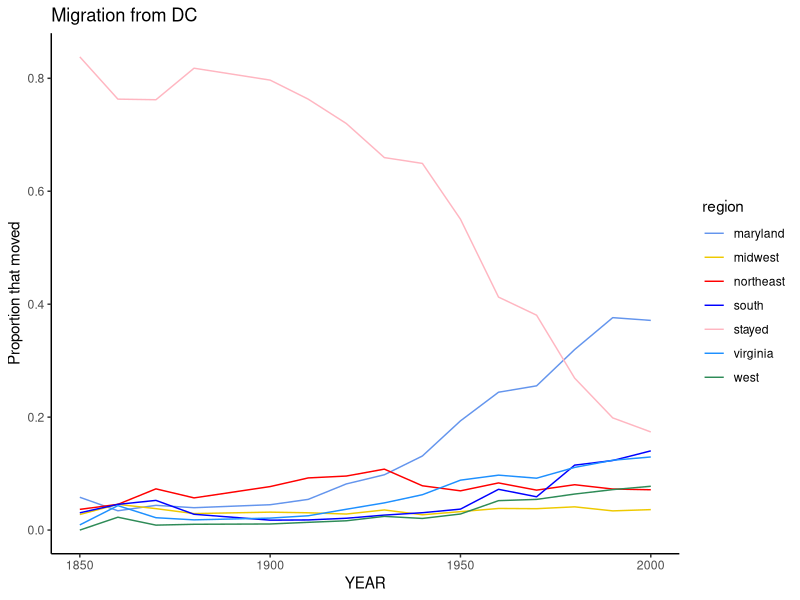
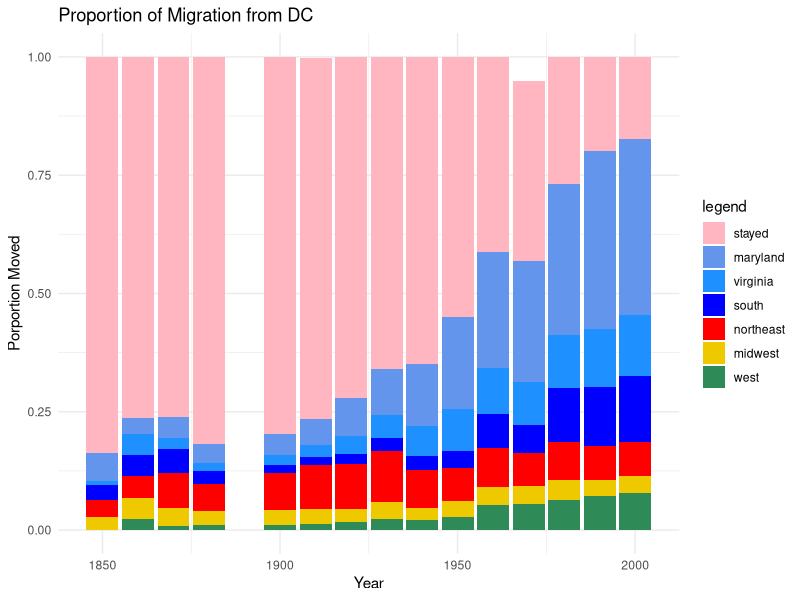
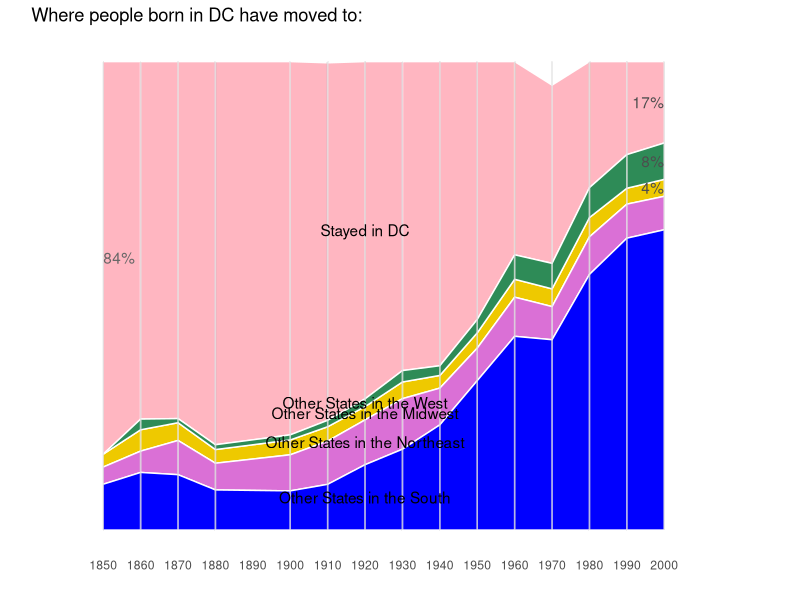

The R source for these figures, in order:
## ---- chunk 1
knitr::opts_chunk$set(echo = TRUE)
library(tidyverse)
library(forcats)
## ---- chunk 2
stateMigration <- read.csv("data/stateMigrationDC.csv")
stateMigration <- select(stateMigration, -starts_with("num"))
stateMigration <- select(stateMigration, YEAR, stayed=prop_stayed, west=prop_west, south=prop_south, midwest=prop_midwest, northeast=prop_northeast, maryland = prop_MD, virginia = prop_va)
stateMigration.gather <- gather(stateMigration,-YEAR, key=region, value=propMoved)
original_form_stateMigration <- spread(stateMigration.gather, key=region, value=propMoved)
stateMigration <- stateMigration.gather
decade <- subset(stateMigration, YEAR %in% seq(1850,2000,by=10))
# decade$midHeight <- (decade$lowHeight + decade$highHeight)/2
decade <- gather(decade, key=heightType, value=height, -c(YEAR,region,propMoved))
decade$labelx <- decade$YEAR
decade[decade$YEAR <= 1920,"labelx"] <- 1915
decade[decade$YEAR >= 2000,"labelx"] <- 2000
decade$labelEnd <- NA
decade[decade$region == "south","labelEnd"] <- "% of people \n born in DC lived in other states in the South"
decade[decade$region == "northeast","labelEnd"] <- "% of people \n born in DC lived in the Northeast"
decade[decade$region == "midwest","labelEnd"] <- "% of people \n born in DC lived in the Midwest"
decade[decade$region == "west","labelEnd"] <- "% of people born in DC \n lived in the West"
decade[decade$region == "stayed","labelEnd"] <- "% of people \n born in DC lived in DC"
decade[decade$region == "maryland","labelEnd"] <- "% of people \n born in DC lived in Maryland"
decade[decade$region == "virginia","labelEnd"] <- "% of people \n born in DC lived in Virginia"


DCMigration <- read.csv("data/DCMigration.csv")
DCMigration <- select(DCMigration, -starts_with("num"))
DCMigration <- select(DCMigration, YEAR, stayed=prop_stayed, west=prop_west, south=prop_south, midwest=prop_midwest, northeast=prop_northeast)
DCMigration.gather <- gather(DCMigration,-YEAR, key=region, value=propMoved)
original_form_DCMigration <- spread(DCMigration.gather, key=region, value=propMoved)
eps <- .Machine$double.eps
DCMigration.gather$lowHeight <- NA
DCMigration.gather$highHeight <- NA
DCMigration.gather[DCMigration.gather$region=="south","lowHeight"] <- 0
DCMigration.gather[DCMigration.gather$region=="south","highHeight"] <- DCMigration$south - eps
DCMigration.gather[DCMigration.gather$region=="northeast","lowHeight"] <- DCMigration$south + eps
DCMigration.gather[DCMigration.gather$region=="northeast","highHeight"] <- DCMigration$south + DCMigration$northeast - eps
DCMigration.gather[DCMigration.gather$region=="midwest","lowHeight"] <- DCMigration$south + DCMigration$northeast + eps
DCMigration.gather[DCMigration.gather$region=="midwest","highHeight"] <- DCMigration$south + DCMigration$northeast + DCMigration$midwest - eps
DCMigration.gather[DCMigration.gather$region=="west","lowHeight"] <- DCMigration$south + DCMigration$northeast + DCMigration$midwest + eps
DCMigration.gather[DCMigration.gather$region=="west","highHeight"] <- DCMigration$south + DCMigration$northeast + DCMigration$midwest + DCMigration$west - eps
DCMigration.gather[DCMigration.gather$region=="stayed","lowHeight"] <- DCMigration$south + DCMigration$northeast + DCMigration$midwest + DCMigration$west + eps
DCMigration.gather[DCMigration.gather$region=="stayed","highHeight"] <- DCMigration$south + DCMigration$northeast + DCMigration$midwest + DCMigration$west + DCMigration$stayed - eps
DCMigration <- DCMigration.gather
decade <- subset(DCMigration, YEAR %in% seq(1850,2000,by=10))
decade$midHeight <- (decade$lowHeight + decade$highHeight)/2
decade <- gather(decade, key=heightType, value=height, -c(YEAR,region,propMoved))
decade$labelx <- decade$YEAR
decade$labelEnd <- NA
decade[decade$region == "south","labelEnd"] <- "% of people \n born in DC lived in other states in the South"
decade[decade$region == "northeast","labelEnd"] <- "% of people \n born in DC lived in the Northeast"
decade[decade$region == "midwest","labelEnd"] <- "% of people \n born in DC lived in the Midwest"
decade[decade$region == "west","labelEnd"] <- "% of people born in DC \n lived in the West"
decade[decade$region == "stayed","labelEnd"] <- "% of people \n born in DC lived in DC"
## ---- chunk 3

## line graph 
d <- ggplot(stateMigration, aes(x=YEAR, y=propMoved)) + 
  geom_line(aes(group=region,color=region)) + 
  labs(title="Migration from DC",y="Proportion that moved") +
  theme_classic()

d + scale_color_manual(values=c("cornflowerblue", "gold2", "red", "blue", "lightpink", "dodgerblue", "seagreen"))
## ---- chunk 4
stateMigration$region <- factor(stateMigration$region, levels = c("stayed", "maryland", "virginia", "south", "northeast", "midwest", "west"))

ggplot(stateMigration, aes(x = YEAR, y = propMoved, fill = region)) + 
  geom_bar(stat = "identity")+
  labs(title="Proportion of Migration from DC",
       x ="Year", y = "Porportion Moved") +
  scale_fill_manual("legend", values = c("stayed" = "lightpink", "midwest" = "gold2", "south" = "blue", "virginia"="dodgerblue", "maryland"="cornflowerblue", "northeast"="red", "west"="seagreen"))+
  theme_minimal()
## ---- chunk 5
g <- ggplot(DCMigration,aes(YEAR)) +
  geom_point(data=decade,aes(x=YEAR,y=height),color="white")+
  geom_ribbon(aes(ymin=lowHeight,ymax=highHeight,group=region,fill=region),color="white")+
  theme_classic()+theme(axis.line.y=element_blank())+
  geom_segment(data=decade, aes(x=YEAR,xend=YEAR),y=0,yend=1,color="grey90",alpha=0.1)+
  scale_x_continuous(limits=c(1840,2025),breaks=seq(1850,2000,by=10),name="")+
  scale_y_continuous(limits=c(0,1.01),name="")+theme(axis.ticks=element_blank(),axis.text.y=element_blank(),axis.line.x=element_blank())

cols <- c("stayed"="lightpink","west"="seagreen","midwest"="gold2","south"="blue","northeast"="orchid")
g <- g + scale_fill_manual(values=cols,guide=F)+labs(title="Where people born in DC have moved to:")
# g

ribbonLabels <- c("Other States in the South","Other States in the Northeast","Other States in the Midwest","Other States in the West","Stayed in DC")
ribbonHeights <- sort(decade[decade$heightType=="midHeight"&decade$YEAR==1920,]$height)
ribbonHeights <- sort(decade[decade$heightType=="midHeight"&decade$YEAR==1920,]$height)
g <- g + annotate(geom="text",x=rep(1920,5),y=ribbonHeights,label=ribbonLabels)
# g
DC1900 <- DCMigration[DCMigration$YEAR==1850 & DCMigration$region == "stayed",]
DC1900height <- (DC1900$highHeight+DC1900$lowHeight)/2
DC2000 <- DCMigration[DCMigration$YEAR==2000 & DCMigration$region == "stayed",]
DC2000height <- (DC2000$highHeight+DC2000$lowHeight)/2
West2000 <- DCMigration[DCMigration$YEAR==2000 & DCMigration$region == "west",]
West2000height <- (West2000$highHeight+West2000$lowHeight)/2
Midwest2000 <- DCMigration[DCMigration$YEAR==2000 & DCMigration$region == "midwest",]
Midwest2000height <- (Midwest2000$highHeight+Midwest2000$lowHeight)/2

g <- g + annotate(geom="text",color="grey40",x=1850,y=DC1900height,hjust=0,label=paste(round(DC1900$propMoved,2)*100,"%",sep=""))+
  annotate(geom="text",color="grey30",x=2000,y=DC2000height,hjust=1,label=paste(round(DC2000$propMoved,2)*100,"%",sep=""))+
  annotate(geom="text",color="grey30",x=2000,y=West2000height,hjust=1,label=paste(round(West2000$propMoved,2)*100,"%",sep=""))+
  annotate(geom="text",color="grey30",x=2000,y=Midwest2000height,hjust=1,label=paste(round(Midwest2000$propMoved,2)*100,"%",sep=""))
g
